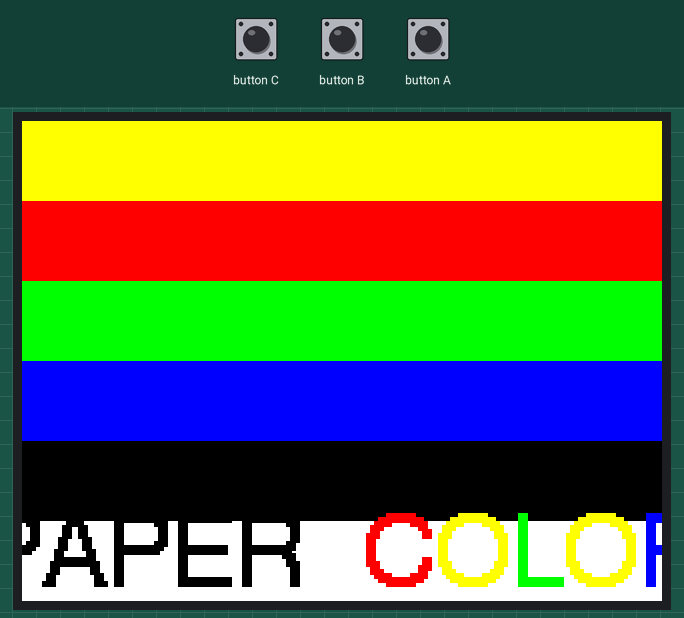
Recording of a sketch running on a simulated ESP32. On the bench: 320×240 colour display.

Above: at 0.4 s.

The sketch:

program.ino
```cpp
#include <M5Unified.h>

M5Canvas Canvas(&M5.Display);

static void drawBoldText(M5Canvas& canvas, const String& text, int x, int y, uint16_t color)
{
    // Draw the text in small offsets to emulate a bold weight on EPD.
    canvas.setTextColor(color);
    canvas.drawString(text, x, y);
    canvas.drawString(text, x + 1, y);
    canvas.drawString(text, x, y + 1);
    canvas.drawString(text, x + 1, y + 1);
}

void setup()
{
    auto cfg          = M5.config();
    cfg.clear_display = false;
    M5.begin(cfg);
    M5.Display.setEpdMode(epd_mode_t::epd_quality);

    const int screen_w = M5.Display.width();
    const int screen_h = M5.Display.height();

    Canvas.createSprite(screen_w, screen_h);
    Canvas.fillSprite(WHITE);

    const uint16_t band_colors[6] = {YELLOW, RED, GREEN, BLUE, BLACK, WHITE};
    const int band_h             = screen_h / 6;

    for (int i = 0; i < 6; ++i)
    {
        const int y = i * band_h;
        const int h = (i == 5) ? (screen_h - y) : band_h;
        Canvas.fillRect(0, y, screen_w, h, band_colors[i]);
    }

    const int white_band_y = 5 * band_h;
    const int white_band_h = screen_h - white_band_y;

    Canvas.setTextFont(4);
    Canvas.setTextSize(2);
    Canvas.setTextDatum(middle_left);
    Canvas.setTextColor(BLACK);

    const String text_paper = "PAPER";
    const String text_color = "COLOR";
    const int gap_w         = Canvas.textWidth("   ");
    const int total_w       = Canvas.textWidth(text_paper) + gap_w + Canvas.textWidth(text_color);
    const int start_x       = (screen_w - total_w) / 2;
    const int text_y        = white_band_y + (white_band_h / 2);

    drawBoldText(Canvas, text_paper, start_x, text_y, BLACK);

    int x = start_x + Canvas.textWidth(text_paper) + gap_w;
    const uint16_t color_text_colors[5] = {RED, YELLOW, GREEN, YELLOW, BLUE};
    for (int i = 0; i < text_color.length(); ++i)
    {
        const String ch = text_color.substring(i, i + 1);
        drawBoldText(Canvas, ch, x, text_y, color_text_colors[i]);
        x += Canvas.textWidth(ch);
    }

    Canvas.pushSprite(0, 0);
}

void loop()
{
    M5.update();
    delay(100);
}
```
